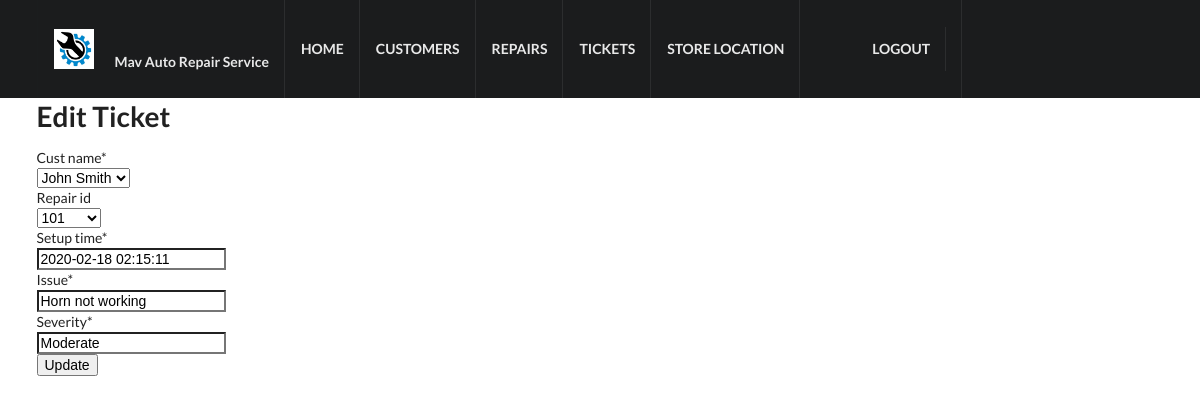
The page /ticket/14/edit/ (signed in) on the database its author committed.
### crm/models.py (models this page shows, shortened)
class Customer(models.Model):
    cust_name = models.CharField(max_length=50)
    cust_number = models.IntegerField(blank=False, null=False)
    address = models.CharField(max_length=200)
    city = models.CharField(max_length=50)
    state = models.CharField(max_length=50)
    zipcode = models.CharField(max_length=10)
    phone_number = models.CharField(max_length=50)
    email = models.EmailField(max_length=100)
    created_date = models.DateTimeField(
        default=timezone.now)
    updated_date = models.DateTimeField(auto_now_add=True)
    def __str__(self):
        return str(self.cust_name)

class Repair(models.Model):
    repair_id = models.IntegerField(blank=True)
    cust_name = models.ForeignKey(Customer, on_delete=models.CASCADE, related_name='repairs')
    repair_item = models.CharField(max_length=100)
    repair_model = models.CharField(max_length=100)
    description = models.TextField()
    repair_charge = models.DecimalField(max_digits=10, decimal_places=2)
    created_date = models.DateTimeField(
        default=timezone.now)
    updated_date = models.DateTimeField(auto_now_add=True)
    def __str__(self):
        return str(self.repair_id )

class Ticket(models.Model):
    cust_name = models.ForeignKey(Customer, on_delete=models.CASCADE, related_name='tickets')
    repair_id = models.ForeignKey(Repair, on_delete=models.CASCADE, related_name='item', default='repair_id', blank=True)
    setup_time = models.DateTimeField(
        default=timezone.now)
    Issue = models.CharField(max_length=100)
    severity = models.CharField(max_length=50)
    created_date = models.DateTimeField(
        default=timezone.now)

### crm/views.py (the view)
# urls.py: path('ticket/<int:pk>/edit/', views.ticket_edit, name='ticket_edit'),
@login_required
def ticket_edit(request, pk):
   ticket = get_object_or_404(Ticket, pk=pk)
   if request.method == "POST":
       form = TicketForm(request.POST, instance=ticket)
       if form.is_valid():
           ticket = form.save(commit=False)
           ticket.updated_date = timezone.now()
           ticket.save()
           ticket = Ticket.objects.filter(created_date__lte=timezone.now())
           return render(request, 'crm/ticket_list.html',
                         {'tickets': ticket})
   else:
       form = TicketForm(instance=ticket)
   return render(request, 'crm/ticket_edit.html', {'form': form})

### crm/forms.py
class TicketForm(forms.ModelForm):
    class Meta:
        model = Ticket
        fields = ('cust_name', 'repair_id', 'setup_time', 'Issue', 'severity',)

### crm/templates/crm/ticket_edit.html
{% extends 'crm/base.html' %}
{% load crispy_forms_tags %}
{% block content %}
    <div class="ui main container">
    <h1>Edit Ticket</h1>
    <form method="POST" class="ticket-form">{% csrf_token %}
         {{ form|crispy }}
        <button type="submit" class="save btn btn-default">Update</button>
    </form>
    </div>
{% endblock %}

### crm/static/css/base.css (style rules this page uses)
body { margin:0; padding:0; font-family:helvetica, sans-serif; }
h1, h2, h3, h4, h5 , h6 { font-family: 'Ubuntu', sans-serif; font-weight:normal; }

### crm/static/semantic/components/site.css (style rules this page uses)
html, body { height: 100%; }
html { font-size: 14px; }
body { margin: 0px; padding: 0px; overflow-x: hidden; min-width: 320px; background: #FFFFFF; font-family: 'Lato', 'Helvetica Neue', Arial, Helvetica, sans-serif; font-size: 14px; line-height: 1.4285em; color: rgba(0, 0, 0, 0.87); font-smoothing: antialiased; }
h1, h2, h3, h4, h5 { font-family: 'Lato', 'Helvetica Neue', Arial, Helvetica, sans-serif; line-height: 1.28571429em; margin: calc(2rem - 0.14285714em ) 0em 1rem; font-weight: bold; padding: 0em; }
h1 { min-height: 1rem; font-size: 2rem; }
h1:first-child, h2:first-child, h3:first-child, h4:first-child, h5:first-child { margin-top: 0em; }

### crm/static/semantic/components/container.css (style rules this page uses)
.ui.container { display: block; max-width: 100% !important; }
@media only screen and (min-width: 1200px) { .ui.container { width: 1127px; margin-left: auto !important; margin-right: auto !important; } }

### crm/templates/crm/base.html (style rules this page uses)
body { background-color: #FFFFFF; height: auto; }
.main.container { margin-top: 7em; }

### rows shown on the page
Customer: cust_name "John Smith"
Repair: repair_id "101"
Ticket: setup_time "2020-02-18 02:15:11", Issue "Horn not working", severity "Moderate"
